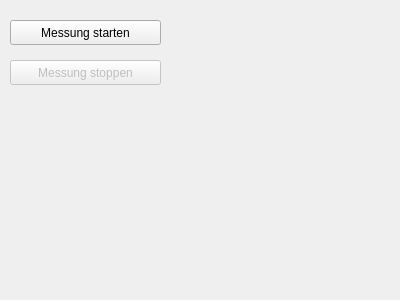
<?xml version="1.0" encoding="UTF-8"?>
<ui version="4.0">
 <class>Messung</class>
 <widget class="QWidget" name="Messung">
  <property name="enabled">
   <bool>true</bool>
  </property>
  <property name="geometry">
   <rect>
    <x>0</x>
    <y>0</y>
    <width>400</width>
    <height>300</height>
   </rect>
  </property>
  <property name="windowTitle">
   <string>Messung</string>
  </property>
  <property name="autoFillBackground">
   <bool>true</bool>
  </property>
  <widget class="QPushButton" name="Mstarten">
   <property name="geometry">
    <rect>
     <x>10</x>
     <y>20</y>
     <width>151</width>
     <height>25</height>
    </rect>
   </property>
   <property name="text">
    <string>Messung starten</string>
   </property>
  </widget>
  <widget class="QPushButton" name="Mstoppen">
   <property name="enabled">
    <bool>false</bool>
   </property>
   <property name="geometry">
    <rect>
     <x>10</x>
     <y>60</y>
     <width>151</width>
     <height>25</height>
    </rect>
   </property>
   <property name="text">
    <string>Messung stoppen</string>
   </property>
  </widget>
 </widget>
 <resources/>
 <connections/>
</ui>
